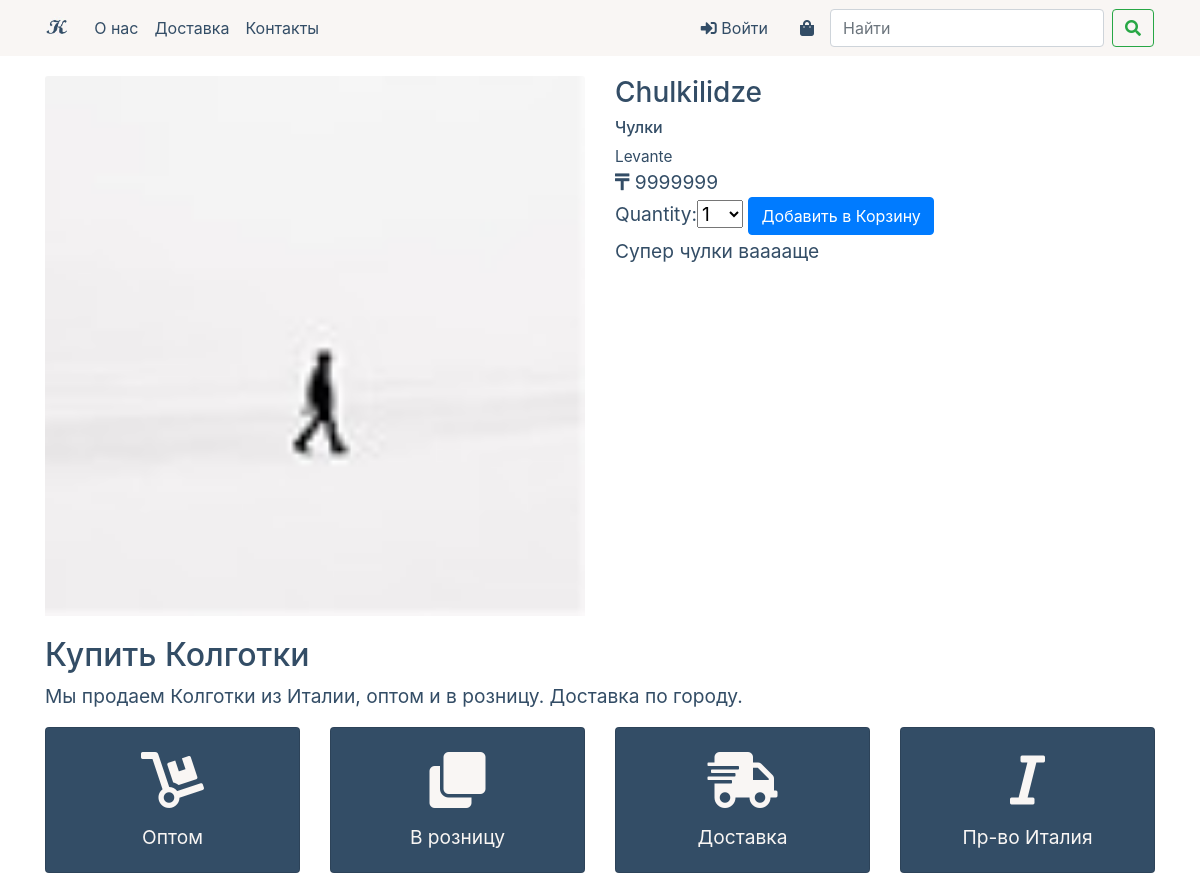
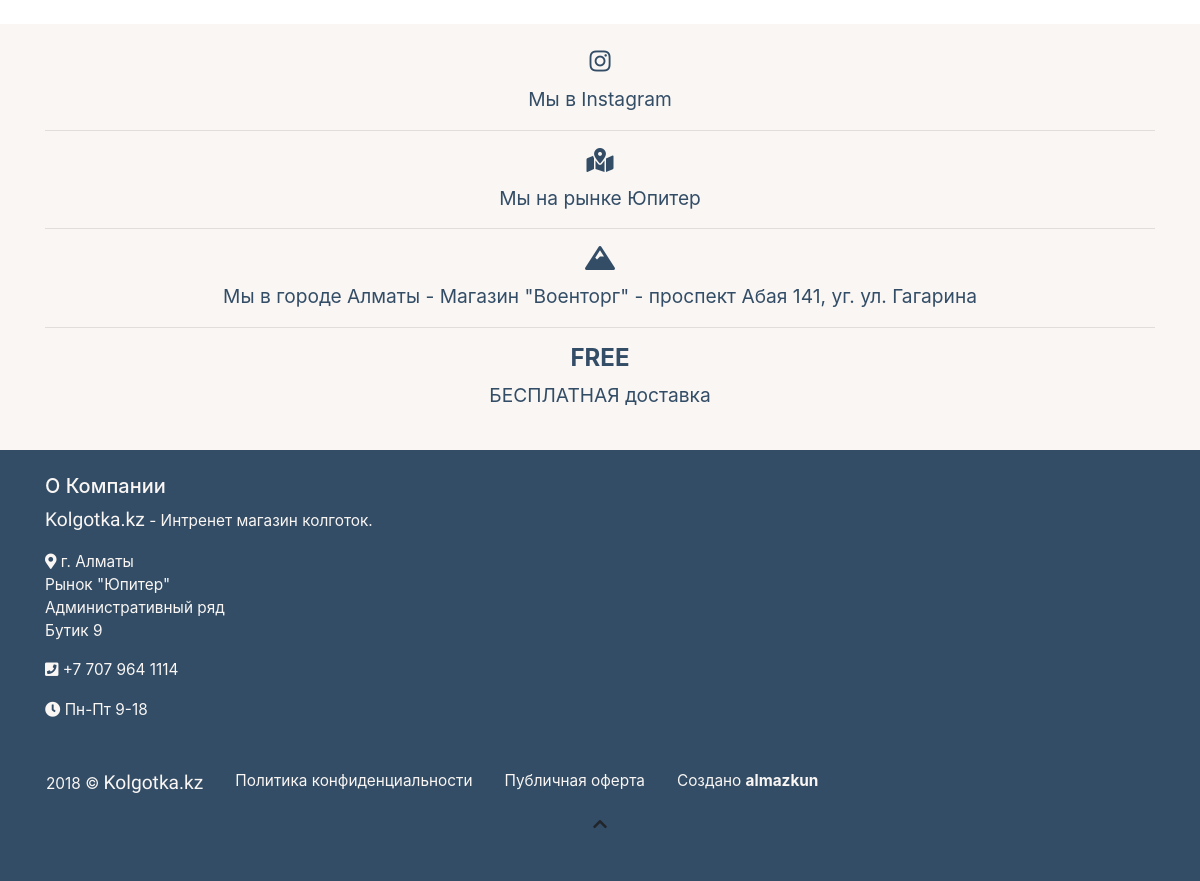
Page /shop/3/Chulki_super/ on the committed database (2 pictures, top to bottom).
### shop/models.py (models this page shows, shortened)
class Product(models.Model):
    category = models.ForeignKey(Category, related_name='products', on_delete=models.CASCADE)
    name = models.CharField(max_length=150, db_index=True)
    slug = models.SlugField(max_length=150, db_index=True)
    description = models.TextField(blank=True)
    price = models.DecimalField(max_digits=10, decimal_places=0)
    available = models.BooleanField(default=True)
    stock = models.PositiveIntegerField()
    created_at = models.DateTimeField(auto_now_add=True)
    updated_at = models.DateTimeField(auto_now=True)
    image = models.ImageField(upload_to='products/%Y/%m/%d', blank=True)
    class Meta:
        ordering = ('name',)
        index_together = (('id','slug'),)

class Category(models.Model):
    name = models.CharField(max_length=150, db_index=True)
    slug = models.SlugField(max_length=150, unique=True, db_index=True)
    created_at = models.DateTimeField(auto_now_add=True)
    updated_at = models.DateTimeField(auto_now=True)
    class Meta:
        ordering = ('name',)
        verbose_name = 'category'
        verbose_name_plural = 'categories'
    def __str__(self):
        return self.name
    def get_absolute_url(self):
        return reverse('shop:product_list_by_category', args=[self.slug])

### shop/views.py (the view)
# urls.py: url(r'^(?P<id>\d+)/(?P<slug>[-\w]+)/$', views.product_detail, name='product_detail'),
def product_detail(request, id, slug):
    product = get_object_or_404(Product, id=id, slug=slug, available=True)
    cart_product_form = CartAddProductForm()
    context = {
        'product': product,
        'cart_product_form': cart_product_form
    }
    return render(request, 'product_detail.html', context)

### cart/forms.py
class CartAddProductForm(forms.Form):
    quantity = forms.TypedChoiceField(choices=PRODUCT_QUANTITY_CHOICES, coerce=int)
    update = forms.BooleanField(required=False, initial=False, widget=forms.HiddenInput)

### cart/cart.py (called while the page is built)
    def __len__(self):
        return sum(item['quantity'] for item in self.cart.values())

### cart/context_processors.py (called while the page is built)
def cart(request):
    return {'cart': Cart(request)}

### templates/product_detail.html (shortened to what this page needs)
{% extends "base.html" %}
{% block content %}
  <div class="row">
    <div id="image" class="col-md-6">
        <img class="card-img-top" alt="{{ product.name }}"
        src="
            {% if product.image %}
                {{ product.image.url }}
            {% else %}
                /static/images/product-image.jpg
            {% endif %}
        ">
    </div>
    <div id="info" class="col-md-6">
        <h3>{{ product.name }}</h3>
        <h6><a href="{{ product.category.get_absolute_url }}">{{ product.category }}</a></h6>
        <div class="product-brand small mt-1">Levante</div>
        <div class="product-price"><i class="fas fa-tenge"></i> {{ product.price }}</div>
        <form action="{% url 'cart:cart_add' product.id %}" method="POST">
                {{ cart_product_form }}
                <input type="submit" value="Добавить в Корзину" class="btn btn-primary">
        </form>
        <div class="product-description"><p>{{ product.description|safe|linebreaksbr }}</p></div>
    </div>
  </div>
{% endblock content %}

### static/css/style.css (style rules this page uses)
body { color: #334d66; }
a { color: inherit; text-decoration: none; background-color: transparent; -webkit-text-decoration-skip: objects; }
.card-body a:hover, a { text-decoration: none; }

### templates/base.html (style rules this page uses)
body { font-size: 1.2rem; }

### rows in the picture
Product: image (picture), name "Chulkilidze", category "Чулки", price "9999999", description "Супер чулки вааааще"
